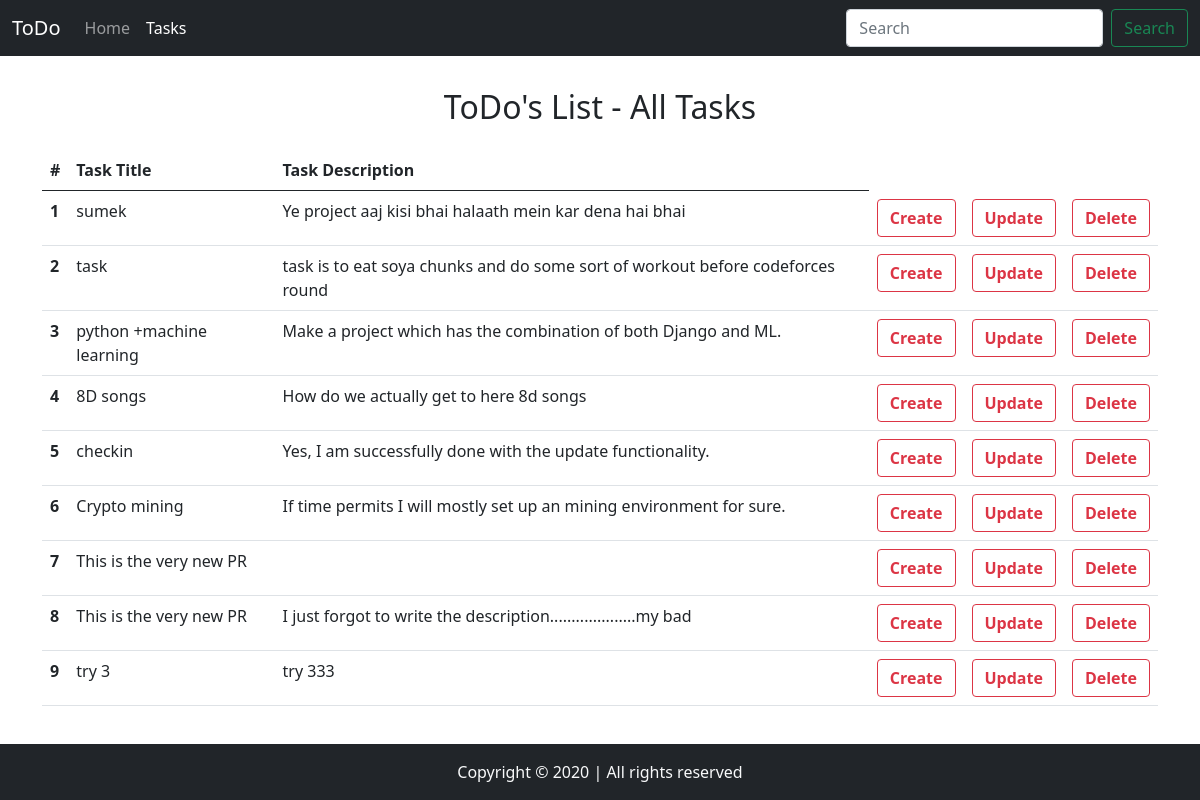
Page /task on the committed database.
### home/models.py (models this page shows, shortened)
class Task(models.Model):
    user = models.ForeignKey(User, on_delete=models.CASCADE,related_name="Task", null=True)
    taskTitle = models.CharField(max_length=50)
    taskDesc = models.TextField()
    time = models.DateTimeField(auto_now_add=True)

### home/views.py (the view)
# urls.py: path('task',views.task, name = 'task'),
def task(request):
    allTasks = Task.objects.all()
    context = {'tasks': allTasks}
    return render(request, 'task.html',context)

### templates/task.html (shortened to what this page needs)
<!doctype html>
<html lang="en">
  <head>
    <link href="https://cdn.jsdelivr.net/npm/bootstrap@5.0.0-beta3/dist/css/bootstrap.min.css" rel="stylesheet">
  </head>
  <body>
    <nav class="navbar navbar-expand-lg navbar-dark bg-dark">
      <div class="container-fluid">
        <a class="navbar-brand" href="/">ToDo</a>
        <div class="collapse navbar-collapse" id="navbarSupportedContent">
          <ul class="navbar-nav me-auto mb-2 mb-lg-0">
            <li class="nav-item">
              <a class="nav-link " aria-current="page" href="/">Home</a>
            </li>
            <li class="nav-item">
              <a class="nav-link active" href="/task">Tasks</a>
            </li>
          </ul>
          <form class="d-flex">
            <input class="form-control me-2" type="search" placeholder="Search" aria-label="Search">
            <button class="btn btn-outline-success" type="submit">Search</button>
          </form>
        </div>
      </div>
    </nav>
    <div class="container my-3">
      <h2 class="text-center py-3">ToDo's List - All Tasks</h2>
      <table class="table">
        <thead>
          <tr>
            <th scope="col">#</th>
            <th scope="col">Task Title</th>
            <th scope="col">Task Description</th>
          </tr>
        </thead>
        <tbody>
        {% for task in tasks %}
          <tr>
            <th scope="row">{{forloop.counter}}</th>
            <td>{{task.taskTitle}}</td>
            <td>{{task.taskDesc}}</td>
            <td><a  class="btn btn-outline-danger"
							href="/"><b>Create</b></a></td>
            <td><a  class="btn btn-outline-danger"
							href="{% url 'Update_contact' task.id %}"><b>Update</b></a></td>
            <td><a  class="btn btn-outline-danger"
							href="{% url 'delete_contact' task.id %}"><b>Delete</b></a></td>
          </tr>
        {% endfor %}
        </tbody>
      </table>
    </div>
    <footer>
    <p class = "text-center bg-dark text-light fixed-bottom my-0 py-3"  >
    Copyright &copy; 2020 | All rights reserved
    </p>
    </footer>
  </body>
</html>

### rows in the picture
Task: taskTitle "sumek", taskDesc "Ye project aaj kisi bhai halaath mein kar dena hai bhai"
Task: taskTitle "task", taskDesc "task is to eat soya chunks and do some sort of workout before codeforces round"
Task: taskTitle "python +machine learning", taskDesc "Make a project which has the combination of both Django and ML."
Task: taskTitle "8D songs", taskDesc "How do we actually get to here 8d songs"
Task: taskTitle "checkin", taskDesc "Yes, I am successfully done with the update functionality."
Task: taskTitle "Crypto mining", taskDesc "If time permits I will mostly set up an mining environment for sure."
Task: taskTitle "This is the very new PR"
Task: taskTitle "This is the very new PR", taskDesc "I just forgot to write the description....................my bad"
Task: taskTitle "try 3", taskDesc "try 333"
